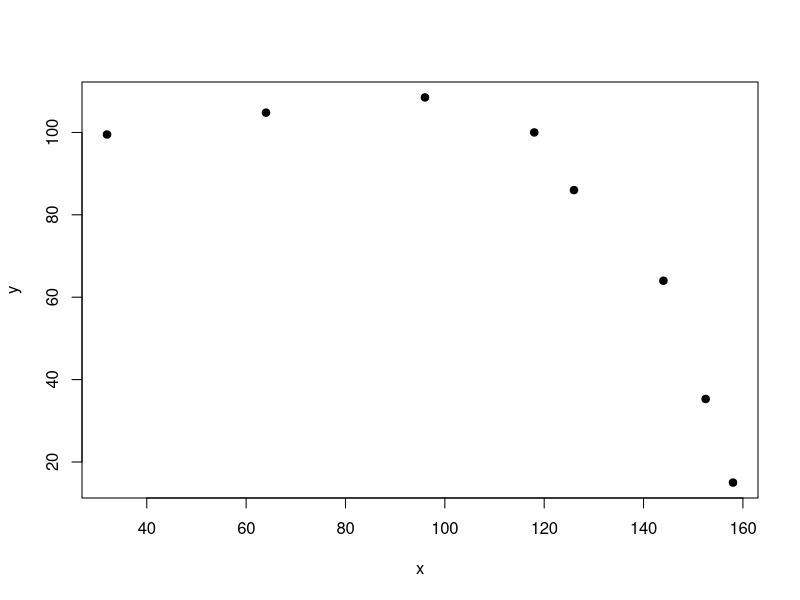

Recreate this plot in R.
## ---- chunk 1
# mulai dari nol
rm(list=ls())

# libraries
library(dplyr)
library(ggplot2)
## ---- chunk 2
# ini data contoh
x = c(32,64,96,118,126,144,152.5,158)
y = c(99.5,104.8,108.5,100,86,64,35.3,15)

# we will make y the response variable and x the predictor
# the response variable is usually on the y-axis
plot(x,y,pch=19)

## ---- chunk 3
# linear regression
model1 = lm(y~x)
model1
## ---- chunk 4
n = length(x)
sum_xi = sum(x)
sum_xi_xi = sum(x^2)
sum_xi_yi = sum(x*y)
sum_yi = sum(y)

A = matrix(c(n,sum_xi,sum_xi,sum_xi_xi),nrow = 2,byrow = T)
A
A_inv = solve(A)
A_inv
b = c(sum_yi,sum_xi_yi)

A_inv %*% b
